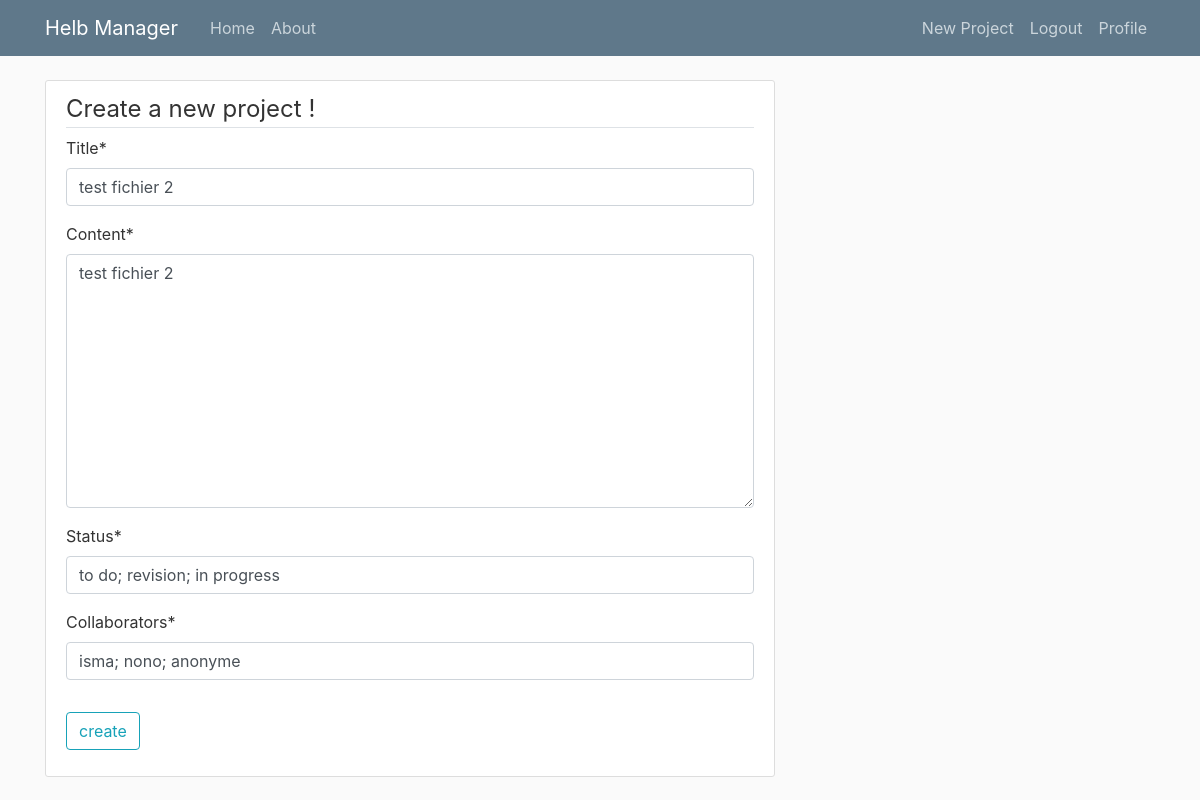
The app's page /project/14/update/ (signed in) with its own data.
### manager_app/models.py (models this page shows, shortened)
class Project(models.Model): #creation de la table projet dans la bd
    title = models.CharField(max_length=100) #titre de taille limité
    content = models.TextField()
    status = models.CharField(max_length=100)
    collaborators = models.CharField(max_length=100)
    date_posted = models.DateTimeField(default=timezone.now)
    author = models.ForeignKey(User, on_delete=models.CASCADE ) #user par defaut, une entree dans la table users

### manager_app/views.py (the view, shortened to what this page needs)
# urls.py: path('project/<int:pk>/update/', ProjectUpdateView.as_view(), name = 'project-update'),
class ProjectUpdateView(LoginRequiredMixin, UserPassesTestMixin, UpdateView):
    model = Project
    fields = ['title', 'content', 'status', 'collaborators']
    def test_func(self): #peut pas modifier un projet qui n'est pas le sien
        project = self.get_object()
        if self.request.user == project.author:
            return True
        return False

### manager_app/templates/manager_app/project_form.html (shortened to what this page needs)
{% extends "manager_app/base.html" %}
{% load crispy_forms_tags %}
{% block content %}
<div class="content-section">
    <form method="post">
        <fieldset class="form-group">
            <legend class="border-bottom nb-4"> Create a new project !</legend>
            {{ form|crispy }}
        </fieldset>
        <div class="form-group">
            <button class="btn btn-outline-info" type="submit"> create </button>
        </div>
    </form>
</div>
{% endblock content %}

### manager_app/static/manager_app/main.css (style rules this page uses)
body { background: #fafafa; color: #333333; margin-top: 5rem; }
.content-section { background: #ffffff; padding: 10px 20px; border: 1px solid #dddddd; border-radius: 3px; margin-bottom: 20px; }

### records on screen
Project: title "test fichier 2", content "test fichier 2", status "to do; revision; in progress", collaborators "isma; nono; anonyme"
